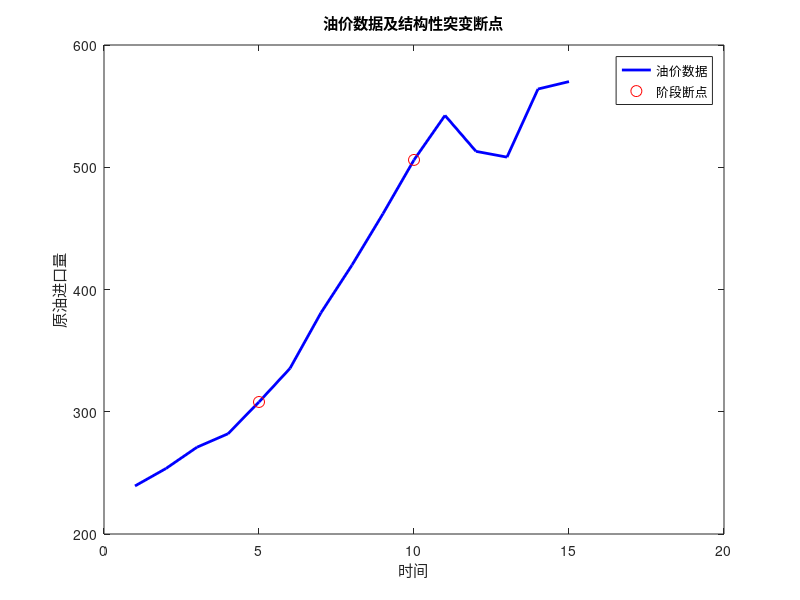

Here is the MATLAB script that generated this plot: (Note: this script raises an error after producing the figure.)
% 导入数据
data = [
    2010, 239.3, 87, 199.49, 1, 447, 0, 7, 5;
    2011, 253.6, 88.5, 203.89, 1.12, 475, 0, 7, 5;
    2012, 271, 89.8, 204.92, 1.12, 495, 0, 7, 5;
    2013, 282, 91.2, 209.03, 1.12, 518, 0, 7, 5;
    2014, 308, 93, 210.11, 1.4, 535, 0, 7, 5;
    2015, 335.5, 92.5, 199.69, 1.52, 555, 0, 9, 5;
    2016, 381, 92, 191.5, 1.52, 578, 0, 9, 5;
    2017, 420, 93.5, 191.95, 1.52, 605, 0, 9, 5;
    2018, 462, 94.8, 189.11, 1.52, 635, 0, 9, 5;
    2019, 506, 95.2, 191.01, 1.52, 675, 20, 9, 5;
    2020, 542.4, 94, 194.92, 1.52, 685, 25, 9, 5;
    2021, 513, 96.8, 198.98, 1.52, 690, 49, 10, 5;
    2022, 508.28, 99.8, 204.66, 1.52, 670, 56, 10, 5;
    2023, 563.99, 101, 208.91, 1.52, 710, 70, 10, 5;
    2024, 570.06, 102.5, 210, 1.52, 740, 92, 10, 5
];

% 提取原油进口量数据
oil_import = data(:, 2);

% 构造时间序列作为自变量
X = (1:length(oil_import))';  % 简单的时间序列

% 结构性突变检验（Chow检验）
breakpoint_candidates = [5, 10]; % 候选断点
h = zeros(size(breakpoint_candidates));
p = zeros(size(breakpoint_candidates));
stats = cell(size(breakpoint_candidates));

for i = 1:length(breakpoint_candidates)
    breakpoint = breakpoint_candidates(i);

    % 第一部分回归
    y1 = oil_import(1:breakpoint);
    X1 = X(1:breakpoint);
    [b1, ~, r1] = regress(y1, [ones(length(X1),1), X1]);

    % 第二部分回归
    y2 = oil_import(breakpoint+1:end);
    X2 = X(breakpoint+1:end);
    [b2, ~, r2] = regress(y2, [ones(length(X2),1), X2]);

    % 计算结构性突变的统计量
    residuals_diff = [r1; r2];
    F_stat = (var(r1) + var(r2)) / var(residuals_diff);  % F检验
    p(i) = 1 - fcdf(F_stat, 1, length(residuals_diff)-2);
    h(i) = p(i) < 0.05;  % 如果p值小于0.05，则表示结构性突变
end

% 确定阶段边界
if any(h == 1)
    disp('存在结构性突变');
    breakpoints = breakpoint_candidates(h == 1); % 选择所有显著的断点
else
    disp('不存在结构性突变');
    breakpoints = [5, 10]; % 手动设置阶段边界
end

% 可视化阶段边界
figure;
plot(X, oil_import, '-b', 'LineWidth', 2);
hold on;
for i = 1:length(breakpoints)
    plot(breakpoints(i), oil_import(breakpoints(i)), 'ro', 'MarkerSize', 8);
end
title('油价数据及结构性突变断点');
xlabel('时间');
ylabel('原油进口量');
legend('油价数据', '阶段断点');

% 划分数据
oil_import_1 = oil_import(1:breakpoints(1));
oil_import_2 = oil_import(breakpoints(1)+1:breakpoints(2));
oil_import_3 = oil_import(breakpoints(2)+1:end);

% ARIMA模型
model1 = arima(1,1,1);
model2 = arima(1,1,1);
model3 = arima(1,1,1);

fit1 = estimate(model1, oil_import_1);
fit2 = estimate(model2, oil_import_2);
fit3 = estimate(model3, oil_import_3);

% 预测
forecast1 = forecast(fit1, 5);
forecast2 = forecast(fit2, 5);
forecast3 = forecast(fit3, 5);

% 可视化ARIMA预测结果
figure;
hold on;
plot(1:length(oil_import_1), oil_import_1, '-b', 'LineWidth', 2);
plot(length(oil_import_1) + (1:5), forecast1, '-r', 'LineWidth', 2);
plot(length(oil_import_1) + (1:5), forecast2, '-g', 'LineWidth', 2);
plot(length(oil_import_1) + (1:5), forecast3, '-k', 'LineWidth', 2);
title('ARIMA模型预测');
xlabel('时间');
ylabel('原油进口量');
legend('实际数据', '预测阶段1', '预测阶段2', '预测阶段3');

% 整合转型因素
carbon_price = data(:, 7);          % 碳排放价格
renewable_support = data(:, 8);     % 可再生能源支持
geopolitical_factors = data(:, 9);  % 地缘政治因素

% 动态权重集成预测
weights = [0.3, 0.4, 0.3]; % 示例权重
integrated_forecast = weights(1) * forecast1 + weights(2) * forecast2 + weights(3) * forecast3;

% 可视化转型因素与预测的关系
figure;
subplot(3,1,1);
plot(X, carbon_price, '-b', 'LineWidth', 2);
title('碳排放价格 (CPI)');
xlabel('时间');
ylabel('碳排放价格');

subplot(3,1,2);
plot(X, renewable_support, '-r', 'LineWidth', 2);
title('可再生能源支持 (REI)');
xlabel('时间');
ylabel('可再生能源支持');

subplot(3,1,3);
plot(X, geopolitical_factors, '-g', 'LineWidth', 2);
title('地缘政治因素 (EVI)');
xlabel('时间');
ylabel('地缘政治因素');

% 调整后的预测
adjustment_factor = (carbon_price(end-4:end) + renewable_support(end-4:end) + geopolitical_factors(end-4:end)) / 3;
adjusted_forecast = integrated_forecast .* adjustment_factor;

% 三维立体可视化预测结果
[X3D, Y3D] = meshgrid(1:5, 1:3); % 生成网格数据
Z3D = [forecast1'; forecast2'; forecast3']; % 预测值转化为矩阵形式
figure;
surf(X3D, Y3D, Z3D, 'FaceColor', 'b');
xlabel('时间');
ylabel('阶段');
zlabel('预测的原油进口量');
title('调整后的油价预测 - 三维立体可视化');
colorbar;
